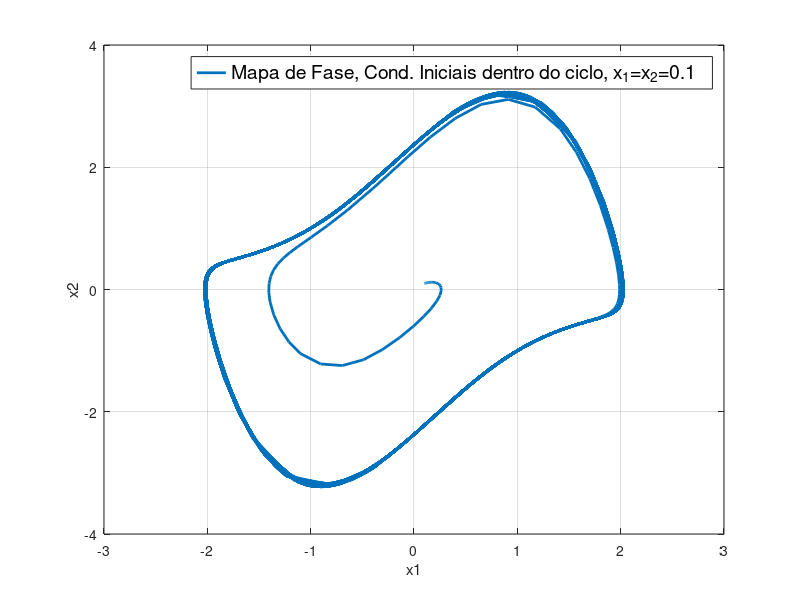

This figure's MATLAB source:
function my_phase()
[~,X] = ode45(@EOM,[0 1000],[0.1 0.1]);
x1 = X(:,1);
x2 = X(:,2);
plot(x1,x2,'LineWidth',2.0)
leg1 = legend('Mapa de Fase, Cond. Iniciais dentro do ciclo, x_1=x_2=0.1');
set(leg1,'FontSize', 14);
xlabel('x1')
ylabel('x2')
grid
end
function dX = EOM(t, y)
dX = zeros(2,1);
c = 2;
x1  = y(1);
x2  = y(2);
mi=1.5;
dX = [x2;...
      mi*(1-x1^2)*x2-x1];
end
